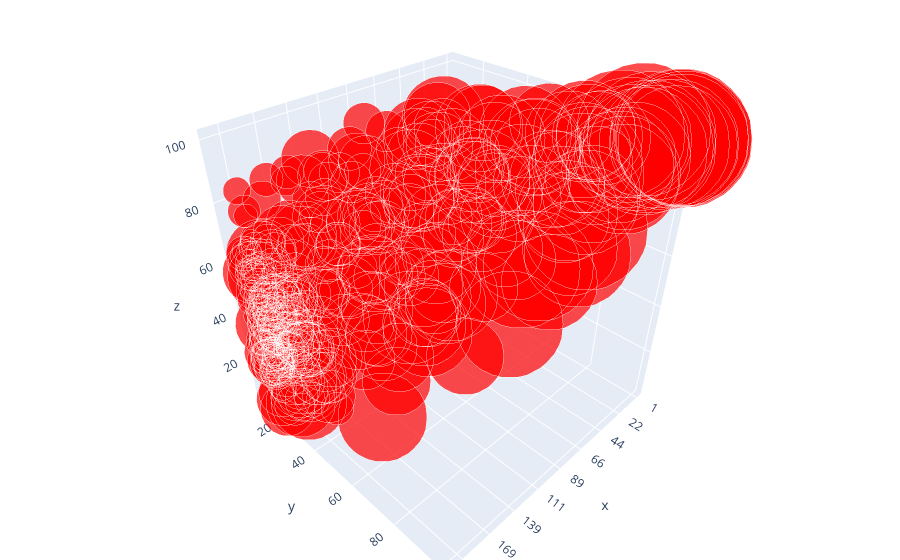

This figure's notebook cell:
### Code cell
trace1 = go.Scatter3d(
    x=dataframe.world_rank,  
    y=dataframe.research,    
    z=dataframe.citations,   
    mode='markers',          
    marker=dict(
        size=dataframe.teaching, 
        color='rgb(255,0,0)',    
    )
)

data = [trace1]  

layout = go.Layout(
    margin=dict(  
        l=0,
        r=0,
        b=0,
        t=0       
    )
    
)
fig = go.Figure(data=data, layout=layout)  

iplot(fig)

### Figure 1 — Plotly figure (JSON) as saved in the notebook; plotly's stock layout.template omitted (floating-point values rounded to 4 significant figures; data arrays with more than 128 entries replaced by an {"elided": "..."} marker saying what was removed)
{"data": [{"marker": {"color": "rgb(255,0,0)", "size": {"elided": "402 float values"}}, "mode": "markers", "type": "scatter3d", "x": {"elided": "402 str values"}, "y": {"elided": "402 float values"}, "z": {"elided": "402 float values"}}], "layout": {"margin": {"b": 0, "l": 0, "r": 0, "t": 0}}}
